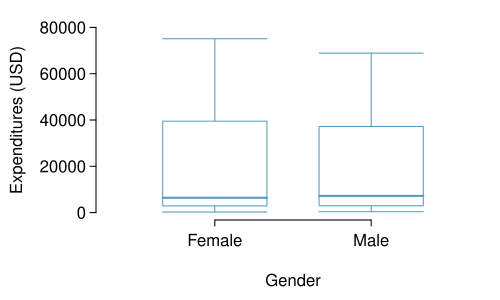

Recreate this plot in R.
library(openintro)
#data(dds.discr)
data(COL)

myPDF("ddsExpGender.pdf", 5, 3,
      mar = c(4, 4.8, 1, 0.5),
      mgp = c(3.5, 0.5, 0),
)

boxPlot(dds.discr$expenditures, dds.discr$gender,
        xlab = '',
        ylab = 'Expenditures (USD)',
        ylim = c(0, 80000),
        pch = 19,
        pchCex = 1,
        lcol = COL[1],
        col = COL[1,3])
mtext('Gender', 1, 2.5)
dev.off()
